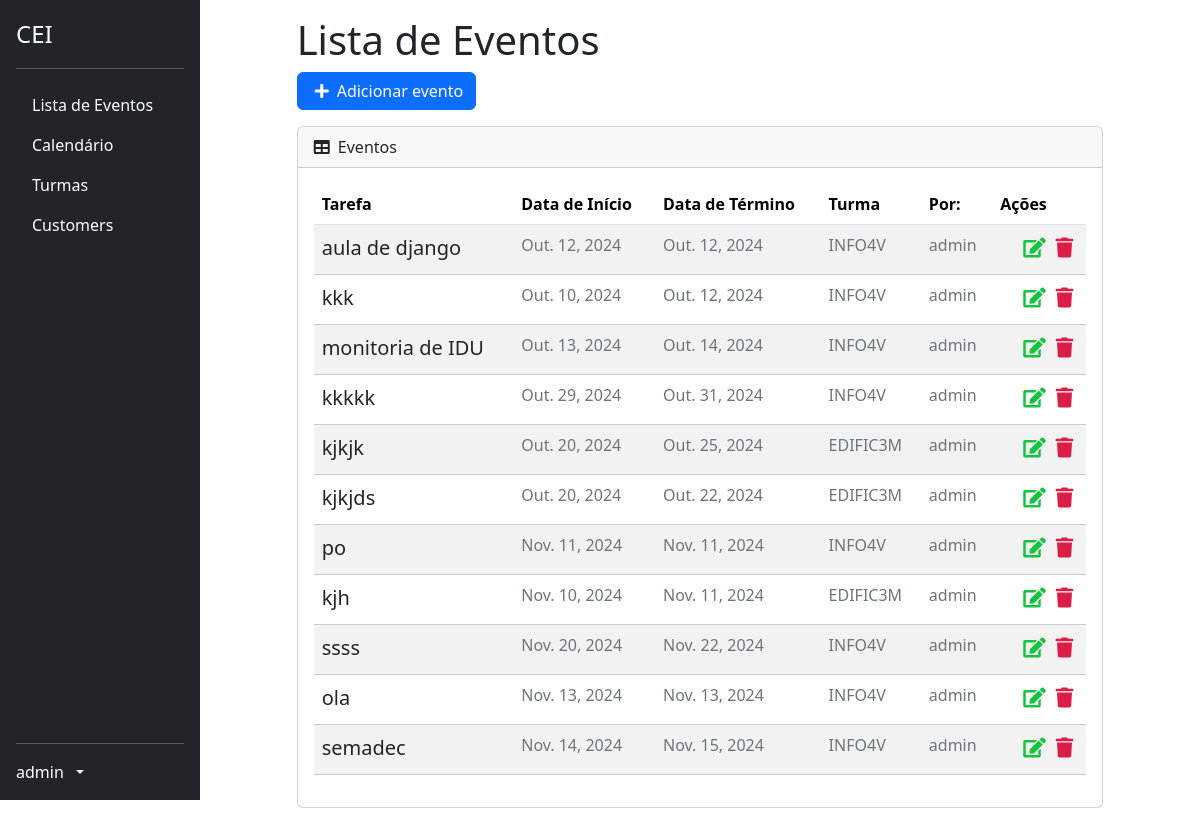
The page /list/ (signed in) on the database as committed earlier.
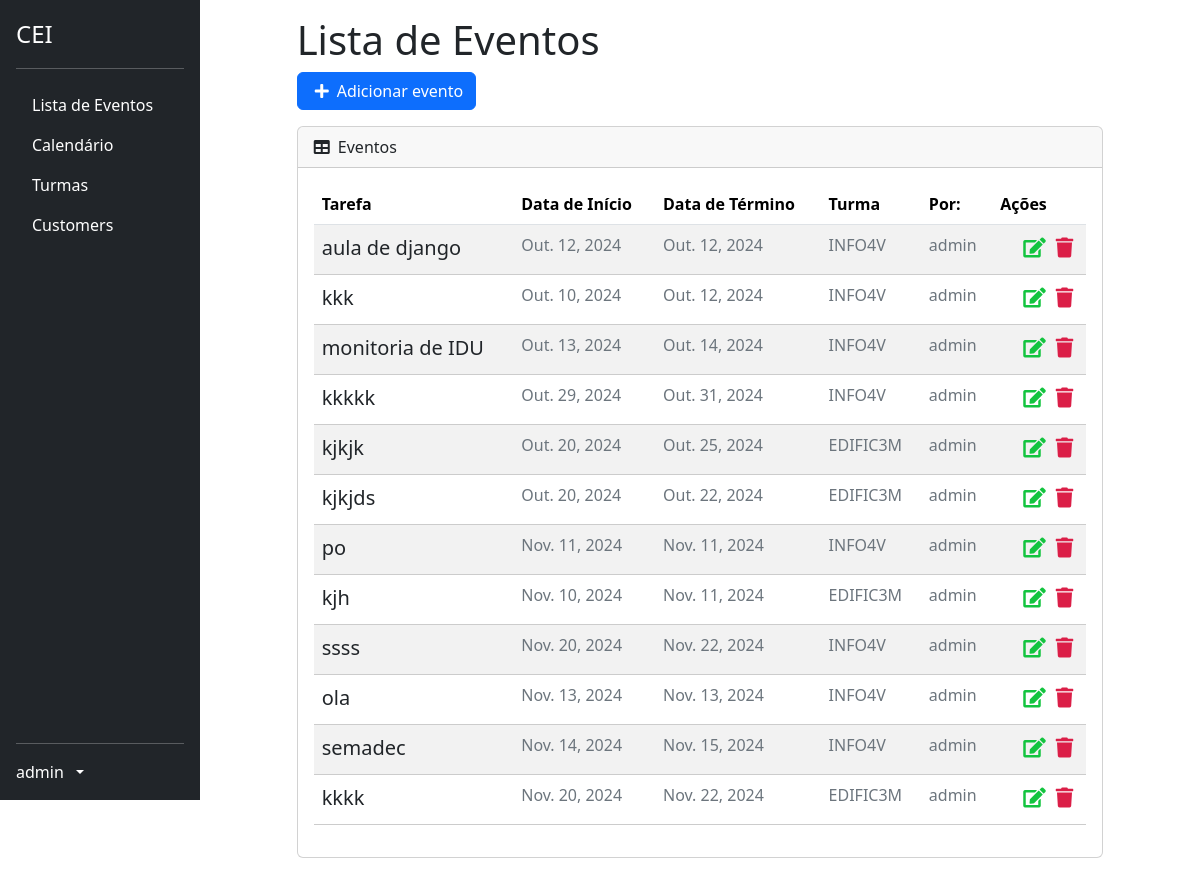
The same page on the database as committed later.
### tasks/models.py (models this page shows, shortened)
class Task(models.Model):
    id = models.BigAutoField(primary_key=True)
    title = models.CharField(max_length=255)
    description = models.TextField()
    start_date = models.DateField()
    end_date = models.DateField()
    total_subs = models.PositiveIntegerField(default=0)
    subs = models.PositiveIntegerField(default=0)
    start_time = models.TimeField()
    end_time = models.TimeField()
    usuario = models.ForeignKey(CustomUser, on_delete=models.PROTECT)
    turma = models.ForeignKey('classes.Turma', on_delete=models.CASCADE)
    created_at = models.DateTimeField(auto_now_add=True)
    updated_at = models.DateTimeField(auto_now=True)

### classes/models.py (models this page shows, shortened)
class Turma(models.Model):
    TURNO_CHOICES = [
        ('manha', 'Manhã'),
        ('tarde', 'Tarde'),
        ('noite', 'Noite'),
    ]
    CURSO_CHOICES = [
        ('edificacoes', 'Edificações'),
        ('informatica', 'Informática'),
        ('meio_ambiente', 'Meio Ambiente'),
        ('matematica', 'Matemática'),
    ]
    SERIE_CHOICES = [
        ('1', '1º Ano'),
        ('2', '2º Ano'),
        ('3', '3º Ano'),
        ('4', '4º Ano'),
    ]
    nome = models.CharField(max_length=100)
    serie = models.CharField(max_length=1, choices=SERIE_CHOICES)
    turno = models.CharField(max_length=5, choices=TURNO_CHOICES)
    curso = models.CharField(max_length=15, choices=CURSO_CHOICES)

### profiles/models.py (models this page shows)
class CustomUser(AbstractUser):
    id = models.BigAutoField(primary_key=True)
    turma = models.ForeignKey('classes.Turma', on_delete=models.SET_NULL, blank=True, null=True)

### tasks/views.py (the view)
# urls.py: path('list/', TaskListView.as_view(), name='task-list'),
class TaskListView(GroupRequiredMixin, LoginRequiredMixin, ListView):
    group_required = u"Docente"
    login_url = reverse_lazy('login')
    model = Task
    template_name = 'tasks/list.html'
    context_object_name = 'tasks'
    ordering = '-created_at'
    def get_queryset(self):
        self.tasks = Task.objects.filter(usuario=self.request.user)
        return self.tasks

### tasks/templates/tasks/list.html (shortened to what this page needs)
{% extends 'base.html' %}
{% block content %}
<div class="offset-1 col-10 list-div">
    <h1>Lista de Eventos</h1>
    <div class="row mb-3">
        <div class="col-auto btn-primary">
            <a id="add-link" href="{% url 'new-task' %}" class="btn btn-primary d-flex align-items-center">
                <i class="fas fa-plus me-2"></i> Adicionar evento
            </a>
        </div>
    </div>
    <div class="card col-md-12">
        <div class="card-header">
            <i class="fas fa-table me-1"></i>
            Eventos
        </div>
        <div class="card-body">
            <table id="datatablesSimple" class="table table-striped table-hover">
                <thead class="table">
                    <tr>
                        <th>Tarefa</th>
                        <th>Data de Início</th>
                        <th>Data de Término</th>
                        <th>Turma</th>
                        <th>Por:</th>
                        <th>Ações</th>
                    </tr>
                </thead>
                <tbody>
                    {% for task in tasks %}
                    <tr class="task-item">
                        <td><a href="/task/{{ task.id }}" class="text-decoration-none text-dark">{{ task.title }}</a></td>
                        <td style="color: #6c757d;" class="fs-6">{{ task.start_date }}</td>
                        <td style="color: #6c757d;" class="fs-6">{{ task.end_date }}</td>
                        <td style="color: #6c757d;" class="fs-6">{{ task.turma.nome }}</td>
                        <td style="color: #6c757d;" class="fs-6">{{ task.usuario.username }}</td>
                        <td>
                            <a href="{% url 'delete-task' task.id %}" class="text-danger me-2"><i class="fas fa-trash"></i></a>
                            <a href="{% url 'edit-task' task.id %}" class="text-warning"><i class="fas fa-edit"></i></a>
                        </td>
                    </tr>
                    {% endfor %}
                </tbody>
            </table>
        </div>
    </div>
</div>
{% endblock %}
{% block scripts %}
<link href="https://cdn.jsdelivr.net/npm/simple-datatables@7.1.2/dist/style.min.css" rel="stylesheet" />
{% endblock %}

Rows that differ between the two databases and show on the page:
added Task: title "kkkk", start_date "Nov. 20, 2024", end_date "Nov. 22, 2024", turma.nome "EDIFIC3M", usuario.username "admin"
